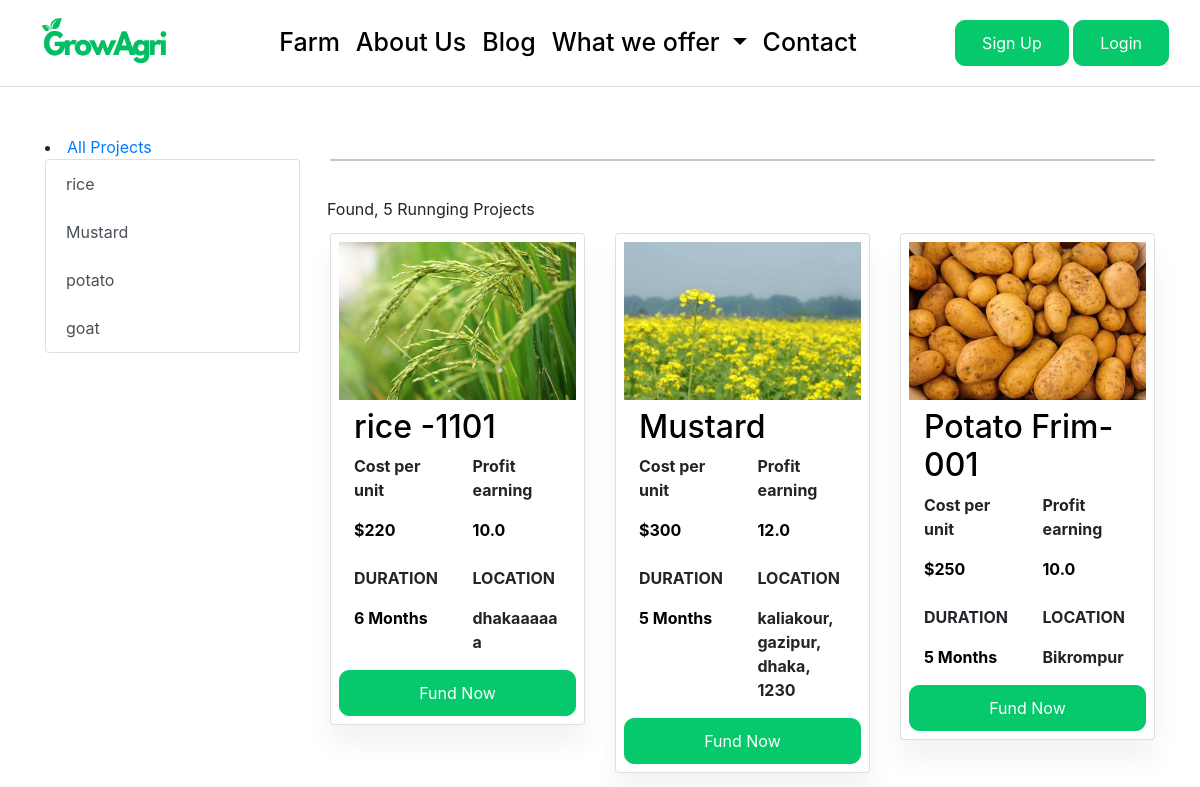
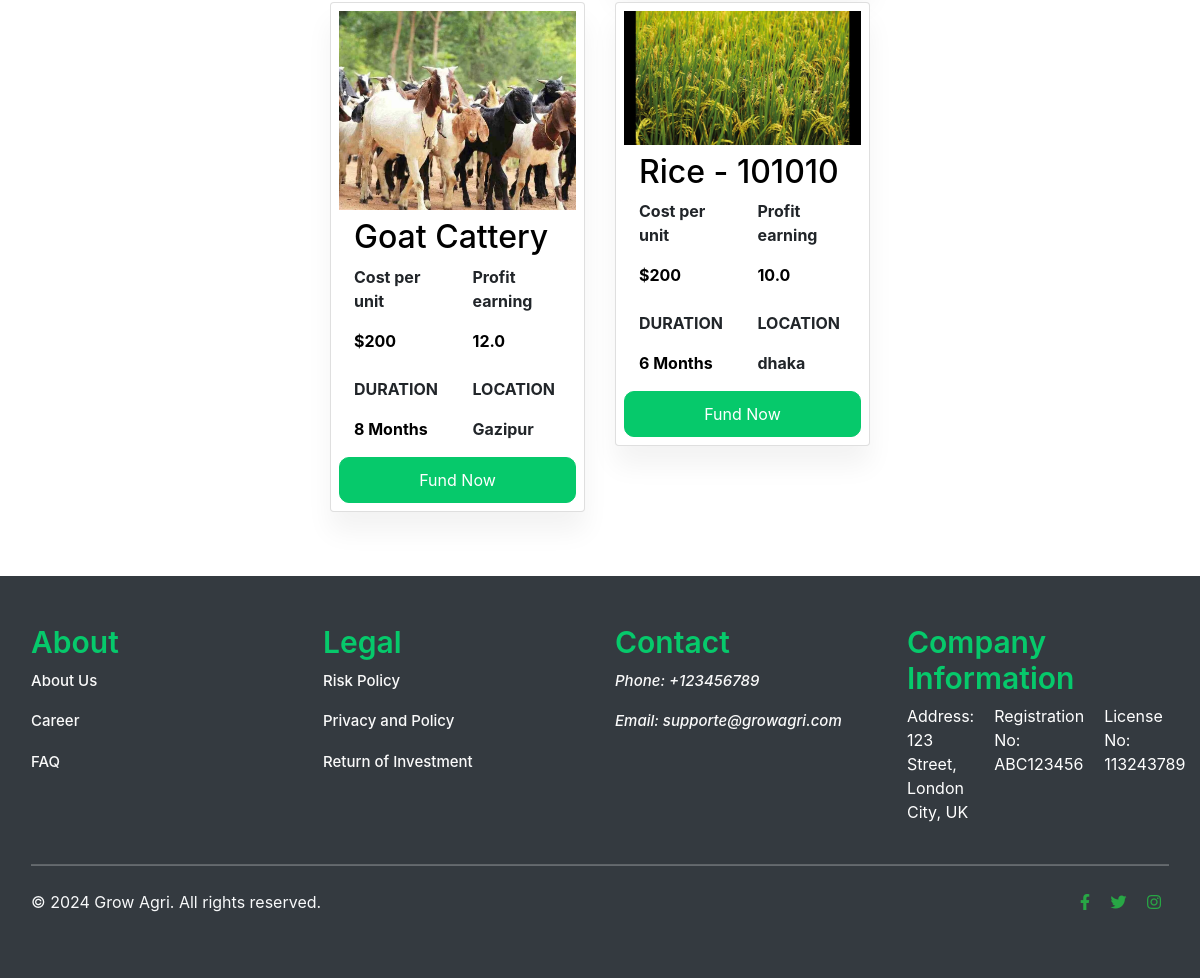
/farm/, run on the app's committed database (2 pictures, top to bottom).
### projects/models.py (models this page shows, shortened)
class CropType(models.Model):
    croptype_name = models.CharField(max_length=50, unique=True)  #category_name
    slug = models.SlugField(max_length=100, unique=True, blank=True)
    description = models.TextField(max_length=255, blank=True)
    crop_image = models.ImageField(upload_to='croptype_images/', blank=True)
    class Meta:
        verbose_name = 'croptype'
        verbose_name_plural = 'croptypes'
    def get_url(self):
        return reverse('farms_by_croptype', args=[self.slug])

### farm/models.py (models this page shows, shortened)
class Farm(models.Model):
    farm_name = models.CharField(max_length=200, unique=True)
    slug = models.SlugField(max_length=200, unique=True, blank=True)
    description = models.TextField(max_length=500, blank=True)
    price = models.IntegerField()
    images = models.ImageField(upload_to='photos/farm')
    stock = models.IntegerField()
    is_available = models.BooleanField(default=True)
    category = models.ForeignKey(CropType, on_delete=models.CASCADE)
    created_date = models.DateTimeField(auto_now_add=True)
    modified_date = models.DateTimeField(auto_now=True)
    campaign_status = models.CharField(max_length=20, choices=[('draft', 'Draft'), ('active', 'Active'), ('completed', 'Completed')], default='draft')
    location = models.CharField(max_length=200, default='')  # Location of the farm
    duration = models.IntegerField(default=None, null=True, blank=True)
    custom_percentage = models.FloatField(validators=[MinValueValidator(0)], null=True, blank=True)

### farm/views.py (the view)
# urls.py: path('farm/', include('farm.urls')),
def farm(request, crop_slug=None):
    croptype = None
    farms = None
    if crop_slug:
        croptype = get_object_or_404(CropType, slug=crop_slug)
        farms = Farm.objects.filter(category=croptype, is_available=True)  # Filter by category field
        farms_count = farms.count()
    else:
        farms = Farm.objects.filter(is_available=True)
        farms_count = farms.count()
    context = {
        'croptype': croptype,
        'farms': farms,
        'farms_count': farms_count,
    }
    return render(request, 'farm/farm.html', context)

### carts/context_processors.py (called while the page is built)
def counter(request):
    cart_count = 0
    if 'admin' in request.path:
        return {}
    else:
        try:
            cart = Cart.objects.filter(cart_id=_cart_id(request))
            if request.user.is_authenticated:
                cart_items = CartItem.objects.all().filter(user=request.user)
            else:
                cart_items = CartItem.objects.filter(cart=cart[:1])
            for cart_item in cart_items:
                cart_count += cart_item.quantity
        except Cart.DoesNotExist:
            cart_count = 0
    return {'cart_count': cart_count}

### carts/views.py (called while the page is built)
def _cart_id(request):
    cart = request.session.session_key
    if not cart:
        cart = request.session.create()
    return cart

### projects/context_processors.py (called while the page is built)
def menu_links(request):
    links = CropType.objects.all()
    return dict(links=links)

### templates/farm/farm.html (shortened to what this page needs)
{% extends "base.html" %}
{% load static %}
{% block content %}
<div class="helping_farmer_container my-5">
    <div class="container">
        <div class="row">
            <div class="col-md-3">
                <li> <a href="{% url 'farm' %}" > All Projects </a></li>
                <div class="list-group">
                    {% for crop_type in links %}
                        <a href="{{ crop_type.get_url }}" class="list-group-item list-group-item-action">{{ crop_type.croptype_name }}</a>
                    {% endfor %}
                </div>
            </div>
            <div class="col-md-9">
                <hr class="my-4">
                <div class="row">
                    <div class="form-inline">
                        <span class="mr-md-auto"> Found,  {{ farms_count }} Runnging Projects </span>
                        <br> </br>
                    </div>
                    {% for farm in farms %}
                    <div class="col-md-4 col-sm-12 mb-3">
                        <div class="card p-2">
                            <div class="d-flex justify-content-center">
                                <img src="{{ farm.images.url }}" class="img-fluid" style="max-height: 200px; width: auto;" alt="">
                            </div>
                            <div class="container my-2">
                                <h2 class="text_color">{{ farm.farm_name }}</h2>
                                <div class="row">
                                    <div class="col-md-6 col-sm-12">
                                        <p class="fw-bold">Cost per unit</p>
                                        <p class="fw-bold text_color">${{ farm.price }} </p>
                                    </div>
                                    <div class="col-md-6 col-sm-12">
                                        <p class="fw-bold">Profit earning</p>
                                        <p class="fw-bold text_color">{{ farm.custom_percentage }} </p>
                                    </div>
                                </div>
                            </div>
                            <div class="container">
                                <div class="row">
                                    <div class="col-md-6 col-sm-12">
                                        <p class="fw-bold">DURATION</p>
                                        <p class="fw-bold text_color"> {{ farm.duration }} Months</p>
                                    </div>
                                    <div class="col-md-6 col-sm-12">
                                        <p class="fw-bold">LOCATION</p>
                                        <p class="fw-bold">{{ farm.location }}</p>
                                    </div>
                                </div>
                            </div>
                            <a href="{% url 'farm_detail' crop_slug=farm.category.slug farm_slug=farm.slug %}" class="btn btn-primary custom_button">Fund Now</a>
                        </div>
                    </div>
                    {% endfor %}
                </div>
            </div>
        </div>
    </div>
</div>
{% endblock content %}

### static/css/style.css (style rules this page uses)
.custom_button { background-color: #06C96B; border: none; padding: 10px 26px; border-radius: 10px; color: white; border: 1px solid #06C96B; transition: 0.3s; }
.text_color { color: #000000; }
.card { box-shadow: 0 20px 27px 0 rgb(0 0 0 / 5%); }

### data on the page
CropType: croptype_name "rice"
CropType: croptype_name "Mustard"
CropType: croptype_name "potato"
CropType: croptype_name "goat"
Farm: images (picture), farm_name "rice -1101", price "220", custom_percentage "10.0", duration "6", location "dhakaaaaaa"
Farm: images (picture), farm_name "Mustard", price "300", custom_percentage "12.0", duration "5", location "kaliakour, gazipur, dhaka, 1230"
Farm: images (picture), farm_name "Potato Frim-001", price "250", custom_percentage "10.0", duration "5", location "Bikrompur"
Farm: images (picture), farm_name "Goat Cattery", price "200", custom_percentage "12.0", duration "8", location "Gazipur"
Farm: images (placeholder picture), farm_name "Rice - 101010", price "200", custom_percentage "10.0", duration "6", location "dhaka"

### other printed values
{{ farms_count }} "5"
